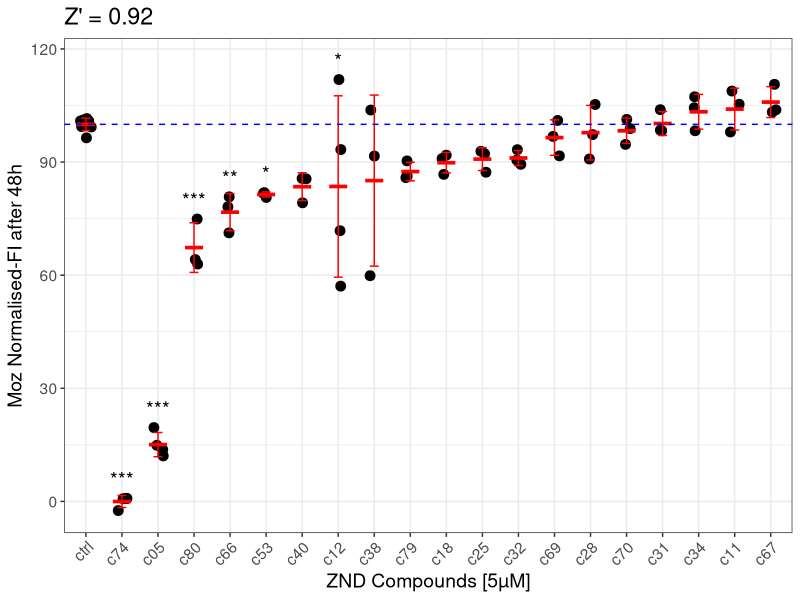

Write the R code that produced this figure.

    library(dplyr)
    library(tidyr)
    library(ggplot2)
    library(broom)
    library(purrr)
    library(tibble)
    library(tidyverse)
    library(emmeans)
     
       vec_list <- list(
         c05 = c(14.87681977,
                 19.57602289,
                 13.72082949,
                 12.07690641
         ),
         c11 = c(97.96903679,
                 108.8335214,
                 105.3267896
         ),
         c12 = c(71.79167094,
                 93.31771492,
                 57.09440587,
                 111.8751211
         ),
         c18 = c(90.90997184,
                 91.81743562,
                 86.73062234
         ),
         c25 = c(92.19820559,
                 92.84574256,
                 87.30291734
         ),
         c28 = c(90.8170532,
                 105.263845,
                 97.28321504
         ),
         c31 = c(98.30631187,
                 98.46535476,
                 103.8894296
         ),
         c32 = c(90.54406912,
                 89.3999098,
                 93.27628362
         ),
         c34 = c(107.3124125,
                 98.28732167,
                 104.3974173
         ),
         c38 = c(59.85828566,
                 91.5814086,
                 103.8015999
         ),
         c40 = c(79.19267928,
                 85.65409357,
                 85.53777862
         ),
         c53 = c(80.60982268,
                 81.70888029,
                 81.8940347
         ), 
         c66 = c(71.22629193,
                 78.12685451,
                 80.77836067
         ),
         c67 = c(110.6143329,
                 103.2413891,
                 103.8514492
         ),
         c69 = c(101.0361526,
                 91.62888409,
                 96.78472239
         ),   
         c70 = c(101.316258,
                 98.86414888,
                 94.67918437
         ), 
         c74 = c(-2.427184466,
                 0.713319249,
                 0.829634201,
                 0.777411161
         ),
         c79 = c(90.3043179,
                 86.25228476,
                 85.86773328
         ),
         c80 = c(64.13582738,
                 62.93707124,
                 74.88902604
         ),
         ctrl = c(101.1542802,
                  101.52821,
                  100.8897933,
                  96.42771641,
                  99.29380207,
                  100.3904859,
                  99.39350061,
                  100.9222114)
         )
      
       neg_ctrl <- c(-0.576855114,
                     0.339728901,
                     0.768380132,
                     1.618842414,
                     -1.541173119,
                     -0.07180668,
                     0.307997246,
                     1.221900444
                     
       )
       pos_ctrl <- c(101.1542802,
                     101.52821,
                     100.8897933,
                     96.42771641,
                     99.29380207,
                     100.3904859,
                     99.39350061,
                     100.9222114
                     
       ) 
       
       
       # ---------------------------
       # 2. DataFrame
       # ---------------------------
       df <- bind_rows(lapply(names(vec_list), function(name) {
         data.frame(
           Compound = name,
           Wert = vec_list[[name]]
         )
       }))
       
       # Mittelwerte berechnen (ohne Kontrolle)
       mittelwerte <- df %>%
         filter(Compound != "ctrl") %>%
         group_by(Compound) %>%
         summarise(mean = mean(Wert), .groups = "drop") %>%
         arrange(mean)
       
       # Kontrolle immer links, Rest nach Mittelwert
       levels_order <- c("ctrl", mittelwerte$Compound)
       
       df$Compound <- factor(df$Compound, levels = levels_order)
       
       ctrl_mean <- mean(vec_list$ctrl)
       # ---------------------------
       # One-way ANOVA
       # ---------------------------
       anova_model <- aov(Wert ~ Compound, data = df)
       
       # ANOVA-Tabelle
       summary(anova_model)
       
       # ---------------------------
       # Post-hoc: Dunnett-Test
       # ---------------------------
       emm <- emmeans(anova_model, "Compound")
       
       dunnett <- contrast(
         emm,
         method = "trt.vs.ctrl",
         ref = "ctrl",
         adjust = "dunnett"
       )
       
       stats <- summary(dunnett) %>%
         as.data.frame() %>%
         mutate(
           Compound = sub(" - ctrl", "", contrast),
           sig = case_when(
             p.value < 0.001 ~ "***",
             p.value < 0.01  ~ "**",
             p.value < 0.05  ~ "*",
             TRUE ~ NA_character_
           )
         ) %>%
         filter(!is.na(sig))
       
       stats$Compound <- factor(stats$Compound,
                                levels = levels(df$Compound))
       
       stats$y_pos <- sapply(as.character(stats$Compound), function(x) {
         max(df$Wert[df$Compound == x]) + 5
       })
       
       # ---------------------------
       # Z'-Faktor
       # ---------------------------
       z_prime <- 1 - (3 * (sd(pos_ctrl) + sd(neg_ctrl))) /
         abs(mean(pos_ctrl) - mean(neg_ctrl))
       
       # ---------------------------
       # Plot
       # ---------------------------
       ggplot(df, aes(x = Compound, y = Wert)) +
         geom_jitter(width = 0.15, size = 3) +
         stat_summary(fun = mean,
                      geom = "crossbar",
                      width = 0.5,
                      colour = "red") +
         stat_summary(fun.data = mean_sdl,
                      fun.args = list(mult = 1),
                      geom = "errorbar",
                      width = 0.25,
                      colour = "red") +
         geom_text(data = stats,
                   aes(x = Compound,
                       y = y_pos,
                       label = sig),
                   size = 5) +
         geom_hline(yintercept = ctrl_mean,
                    linetype = "dashed",
                    colour = "blue") +
         labs(x = "ZND Compounds [5µM]", y = "Moz Normalised-FI after 48h",
              title = paste0("Z' = ", round(z_prime, 3))) +
         theme_bw() +
         theme(text = element_text(size = 14),axis.text.x = element_text(angle = 45, hjust = 1))
